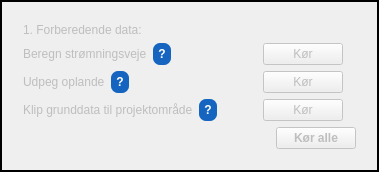
        <widget class="QGroupBox" name="groupBox2">
         <property name="enabled">
          <bool>false</bool>
         </property>
         <property name="styleSheet">
          <string>QGroupBox { border: 2px solid black; padding: 10px; margin-top: 0px; }</string>
         </property>
         <property name="title">
          <string/>
         </property>
         <layout class="QVBoxLayout" name="box2Layout">
          <property name="spacing">
           <number>6</number>
          </property>
          <item>
           <widget class="QLabel" name="labelBox2Title">
            <property name="text">
             <string>&lt;b&gt;1. Forberedende data:&lt;/b&gt;</string>
            </property>
           </widget>
          </item>
          <item>
           <layout class="QHBoxLayout" name="hojdemodelRaekke">
            <item>
             <widget class="QLabel" name="labelHojdemodel">
              <property name="text">
               <string>Beregn strømningsveje</string>
              </property>
             </widget>
            </item>
            <item>
             <widget class="QLabel" name="hjaelpHojdemodel">
              <property name="cursor">
               <cursorShape>WhatsThisCursor</cursorShape>
              </property>
              <property name="toolTip">
               <string>OBS: Denne model har til tendens til at fejle første gang man klikker &quot;kør&quot;. I dette tilfælde, kør igen. Henter terrænmodel fra dataforsyningen og klipper en buffer på 5km omkring projektområdet. Anvender funktionen &quot;fill sinks&quot; og beregner channel network. </string>
              </property>
              <property name="styleSheet">
               <string>QLabel { color: white; background-color: #1565C0; border-radius: 7px; padding: 0px 5px; font-weight: bold; }</string>
              </property>
              <property name="text">
               <string>?</string>
              </property>
              <property name="alignment">
               <set>Qt::AlignCenter</set>
              </property>
             </widget>
            </item>
            <item>
             <spacer name="spacerHojdemodel">
              <property name="orientation">
               <enum>Qt::Horizontal</enum>
              </property>
              <property name="sizeHint" stdset="0">
               <size>
                <width>40</width>
                <height>20</height>
               </size>
              </property>
             </spacer>
            </item>
            <item>
             <widget class="QPushButton" name="btnKorHojdemodel">
              <property name="text">
               <string>Kør</string>
              </property>
             </widget>
            </item>
            <item>
             <widget class="QLabel" name="lblStatusHojdemodel">
              <property name="text"><string/></property>
              <property name="visible"><bool>false</bool></property>
              <property name="alignment"><set>Qt::AlignCenter</set></property>
             </widget>
            </item>
           </layout>
          </item>
          <item>
           <layout class="QHBoxLayout" name="oplandeRaekke">
            <item>
             <widget class="QLabel" name="labelUdvaelgOplande">
              <property name="text">
               <string>Udpeg oplande</string>
              </property>
             </widget>
            </item>
            <item>
             <widget class="QLabel" name="hjaelpOplande">
              <property name="cursor">
               <cursorShape>WhatsThisCursor</cursorShape>
              </property>
              <property name="toolTip">
               <string>Beregner vandløbsoplandet og det direkte opland for projektområdet. Disse sammenlagt kaldes &quot;klippeområdet&quot;.

Håndterer FLERE vandløb der løber ind i projektområdet: hvert indløb med et opstrøms areal på mindst 50 ha tæller som et vandløb og får sit eget opland (de lægges sammen til ét vandløbsopland). Mindre indløb indgår i det direkte opland.</string>
              </property>
              <property name="styleSheet">
               <string>QLabel { color: white; background-color: #1565C0; border-radius: 7px; padding: 0px 5px; font-weight: bold; }</string>
              </property>
              <property name="text">
               <string>?</string>
              </property>
              <property name="alignment">
               <set>Qt::AlignCenter</set>
              </property>
             </widget>
            </item>
            <item>
             <spacer name="spacerOplande">
              <property name="orientation">
               <enum>Qt::Horizontal</enum>
              </property>
              <property name="sizeHint" stdset="0">
               <size>
                <width>40</width>
                <height>20</height>
               </size>
              </property>
             </spacer>
            </item>
            <item>
             <widget class="QPushButton" name="btnKorOplande">
              <property name="text">
               <string>Kør</string>
              </property>
             </widget>
            </item>
            <item>
             <widget class="QLabel" name="lblStatusOplande">
              <property name="text"><string/></property>
              <property name="visible"><bool>false</bool></property>
              <property name="alignment"><set>Qt::AlignCenter</set></property>
             </widget>
            </item>
           </layout>
          </item>
          <item>
           <layout class="QHBoxLayout" name="klipRaekke">
            <item>
             <widget class="QLabel" name="labelKlipGrunddata">
              <property name="text">
               <string>Klip grunddata til projektområde</string>
              </property>
             </widget>
            </item>
            <item>
             <widget class="QLabel" name="hjaelpKlipGrunddata">
              <property name="cursor">
               <cursorShape>WhatsThisCursor</cursorShape>
              </property>
              <property name="toolTip">
               <string>Klipper Jordbund, mark og befæstelsestema til &quot;klippeområdet&quot;.</string>
              </property>
              <property name="styleSheet">
               <string>QLabel { color: white; background-color: #1565C0; border-radius: 7px; padding: 0px 5px; font-weight: bold; }</string>
              </property>
              <property name="text">
               <string>?</string>
              </property>
              <property name="alignment">
               <set>Qt::AlignCenter</set>
              </property>
             </widget>
            </item>
            <item>
             <spacer name="spacerKlip">
              <property name="orientation">
               <enum>Qt::Horizontal</enum>
              </property>
              <property name="sizeHint" stdset="0">
               <size>
                <width>40</width>
                <height>20</height>
               </size>
              </property>
             </spacer>
            </item>
            <item>
             <widget class="QPushButton" name="btnKorKlipGrunddata">
              <property name="text">
               <string>Kør</string>
              </property>
             </widget>
            </item>
            <item>
             <widget class="QLabel" name="lblStatusKlip">
              <property name="text"><string/></property>
              <property name="visible"><bool>false</bool></property>
              <property name="alignment"><set>Qt::AlignCenter</set></property>
             </widget>
            </item>
           </layout>
          </item>
          <item>
           <layout class="QHBoxLayout" name="korAlleForberedendeRaekke">
            <item>
             <spacer name="spacerKorAlleForberedende">
              <property name="orientation">
               <enum>Qt::Horizontal</enum>
              </property>
              <property name="sizeHint" stdset="0">
               <size>
                <width>40</width>
                <height>20</height>
               </size>
              </property>
             </spacer>
            </item>
            <item>
             <widget class="QPushButton" name="btnKorAlleForberedende">
              <property name="styleSheet">
               <string>QPushButton { font-weight: bold; }</string>
              </property>
              <property name="text">
               <string>Kør alle</string>
              </property>
             </widget>
            </item>
           </layout>
          </item>
         </layout>
        </widget>
